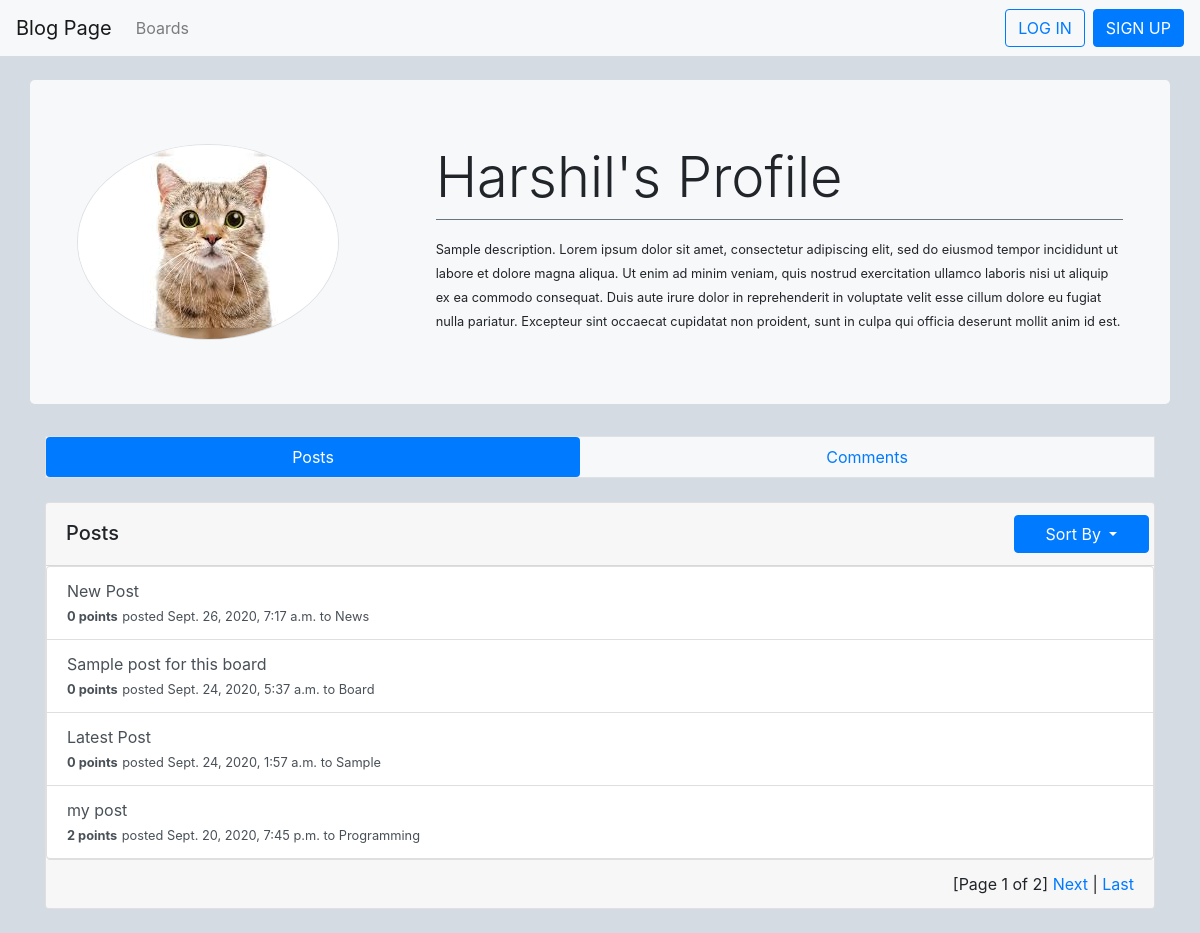
The app's page /profile/2/ with its own data.
### user/models.py (models this page shows, shortened)
class Profile(models.Model):
    user = models.OneToOneField(User, on_delete=models.CASCADE, related_name='profile')
    description = models.TextField("Profile Description", max_length=1000, default='Default User Profile Description.')
    picture = models.ImageField(default='profile_pics/default.jpg', upload_to='profile_pics')

### blog/models.py (models this page shows, shortened)
class Post(models.Model):
    title = models.CharField(max_length=200)
    content = models.TextField(max_length=2000)
    date_posted = models.DateTimeField(auto_now=timezone.now())
    author = models.ForeignKey(User, on_delete=models.CASCADE, related_name='posts')
    board = models.ForeignKey(Board, on_delete=models.CASCADE, null=True, blank=True)
    likes = models.ManyToManyField(User, blank=True, related_name='post_likes')
    dislikes = models.ManyToManyField(User, blank=True, related_name='post_dislikes')
    def get_rating(self):
        return self.likes.count() - self.dislikes.count()

class Board(models.Model):
    title = models.CharField(max_length=200, unique=True)
    description = models.TextField(max_length=2000)
    date_created = models.DateField(auto_now_add=True)
    subscription = models.ManyToManyField(User, blank=True, related_name='subs')
    def __str__(self):
        return self.title

### user/views.py (the view)
# urls.py: path('profile/<int:pk>/', view_profile, name='view-profile'),
def view_profile(request, pk):
    profile_user = get_object_or_404(User, pk=pk)
    post_list = list(Post.objects.filter(author=profile_user).order_by('-date_posted'))
    paginator = Paginator(post_list, 4)
    page_number = request.GET.get('page')
    page_obj = paginator.get_page(page_number)
    context = {
        'profile_user': profile_user,
        'page_obj': page_obj,
    }
    return render(request, 'blog/profile.html', context)

### blog/templates/blog/profile.html (shortened to what this page needs)
{% extends 'blog/profile_base.html' %}
{% block header %}
    <div class='jumbotron row mt-4' style="background-color: #f7f8f9;">
        <div class='col-4'>
            <img src="{{ profile_user.profile.picture.url }}" class='rounded-circle account-img border' alt="">
        </div>
        <div class='col-8'>
            <h3 class='display-4'>{{ profile_user.username }}'s Profile</h3>
            <div class='border-top border-secondary pt-3'>
                <small>{{ profile_user.profile.description }}</small>
            </div>
        </div>
    </div>
{% endblock header %}
{% block profile-navbar %}
    <nav class="nav nav-pills border nav-fill my-4" style="background-color: #f7f8f9;">
        <a class="nav-link active" href="{% url 'view-profile' profile_user.pk %}">Posts</a>
        <a class="nav-link" href="{% url 'profile-comments' profile_user.pk %}">Comments</a>
      </nav>
{% endblock profile-navbar %}
{% block content %}
    <div class='card my-4'>
        <div class='card-header'>
            <span class='row'>
                <h5 class='col-10 mr-4 align-self-end'>Posts</h5>
                <button class="col ml-4 btn btn-primary dropdown-toggle" type="button" id="dropdownMenuButton" data-toggle="dropdown" aria-haspopup="true" aria-expanded="false">
                Sort By
                </button>
            </span>
        </div>
        <div class='list-group'>
            {% for post in page_obj %}
            <a href="{% url 'post' post.board.id post.id %}" class='list-group-item list-group-item-action'>
                <div>
                    {{ post.title }}
                </div>
                <div>
                    {% if post in user.post_likes.all %}
                        <small><strong style="color: #F73009;">{{ post.get_rating }} points</strong></small>
                    {% elif post in user.post_dislikes.all %}
                        <small><strong style="color: #8283F6;">{{ post.get_rating }} points</strong> </small>
                    {% else %}
                        <small><strong>{{ post.get_rating }} points</strong></small>
                    {% endif %}
                    <small>posted {{post.date_posted}} to {{ post.board }}</small>
                </div>
            </a>
            {% endfor %}
        </div>
        {% if page_obj.paginator.num_pages > 1%}
            <div class='card-footer d-flex justify-content-end'>
                <span class='step-links'>
                    <span class='current'>
                        [Page {{ page_obj.number }} of {{ page_obj.paginator.num_pages }}]
                    </span>
                    {% if page_obj.has_next %}
                        <a href="?page={{ page_obj.next_page_number }}">Next</a>
                        |
                        <a href="?page={{ page_obj.paginator.num_pages }}">Last</a>
                    {% endif %}
                </span>
            </div>
        {% endif %}
    </div>
{% endblock content %}

### blog/templates/blog/profile_base.html (style rules this page uses)
body { background-color: #d4dbe2; }

### records on screen
Post: title "New Post", get_rating "0", date_posted "Sept. 26, 2020, 7:17 a.m.", board "News"
Post: title "Sample post for this board", get_rating "0", date_posted "Sept. 24, 2020, 5:37 a.m.", board "Board"
Post: title "Latest Post", get_rating "0", date_posted "Sept. 24, 2020, 1:57 a.m.", board "Sample"
Post: title "my post", get_rating "2", date_posted "Sept. 20, 2020, 7:45 p.m.", board "Programming"

### other values on screen
{{ profile_user.username }} "Harshil"
{{ page_obj.number }} "1"
{{ page_obj.paginator.num_pages }} "2"
